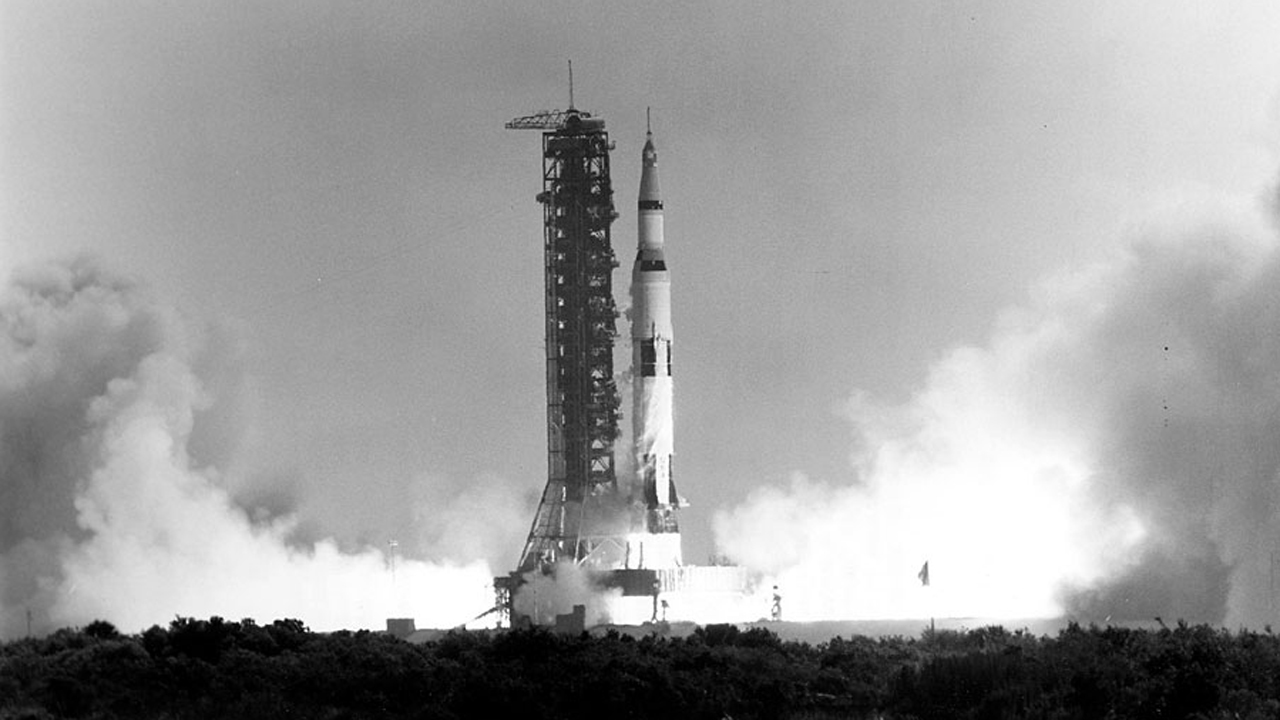
#> input picture images/input/apollo_11_launch.jpg, 1280 x 720 px, found by its file name
$ python 04_closing.py
#> lines starting #> are read from the running program, lines starting #| are printed output that depends on the picture; after the words box and inside, x2 and y2 are one past the last pixel; in counts of white or black regions, pixels touching at a corner belong together
import cv2
import numpy as np

image = cv2.imread(r".\images\input\apollo_11_launch.jpg", 0)
#> image is the input picture: shape (720, 1280); min 0, max 255, mean 156.2
bin = cv2.threshold(image, 0, 255, cv2.THRESH_BINARY + cv2.THRESH_OTSU)[1]
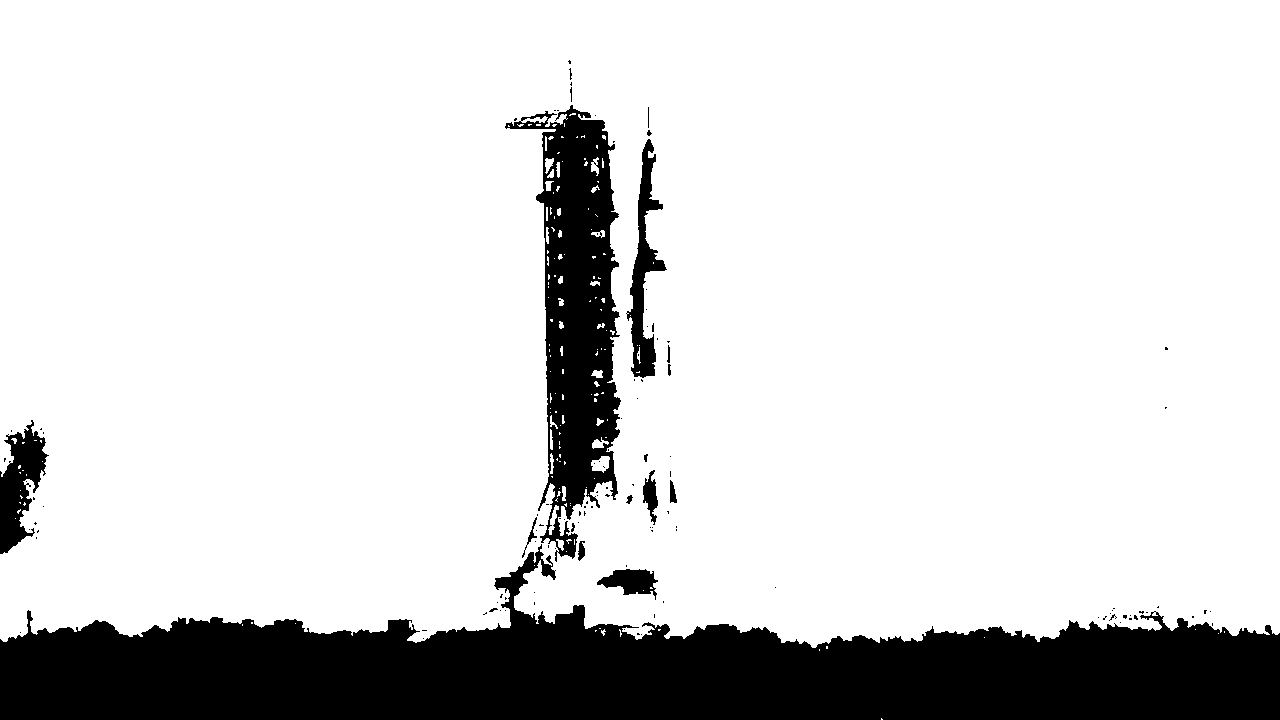
#> bin: shape (720, 1280); 83.6% white; 119 black regions (104 under 20 px), largest, box (x1, y1, x2, y2) and area: (0, 544, 1280, 720) 117238, (505, 105, 621, 562) 24905, (0, 420, 49, 554) 3423

kernel = np.ones((3, 3), np.uint8)

opened = cv2.morphologyEx(bin, cv2.MORPH_CLOSE, kernel)
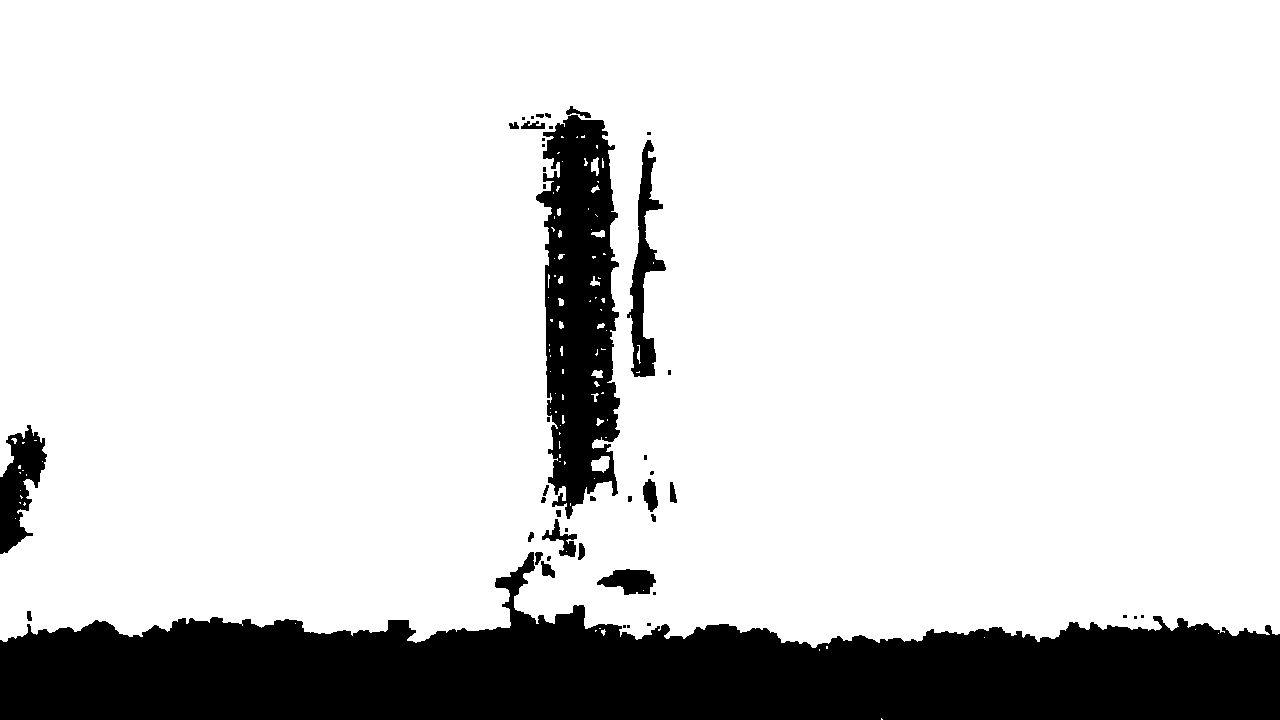
#> opened: shape (720, 1280); 83.8% white; 45 black regions (21 under 20 px), largest, box (x1, y1, x2, y2) and area: (0, 552, 1280, 720) 116547, (536, 115, 620, 519) 22917, (0, 425, 47, 554) 3308

cv2.imshow("Original Image", image)
cv2.imshow("After Erosion", opened)

cv2.waitKey(0)
cv2.destroyAllWindows()

$ run again, with images/input/cat-dog.jpg copied over images/input/apollo_11_launch.jpg
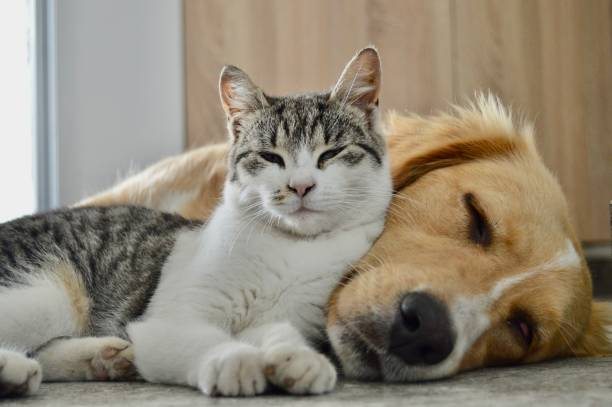
#> input picture images/input/cat-dog.jpg, 612 x 407 px, found by its file name
#> `bin = cv2.threshold(image, 0, 255, cv2.THRESH_BINARY + cv2.THRESH_OTSU..`:
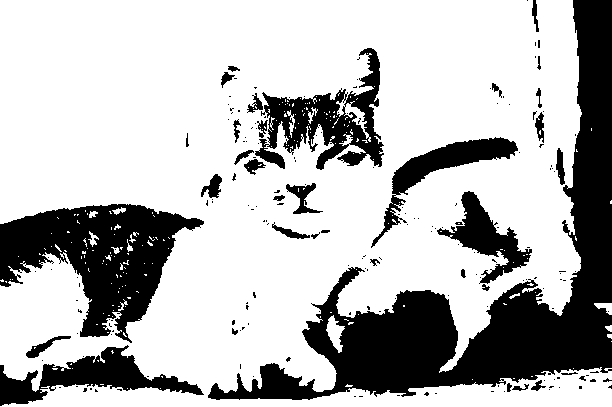
#> bin: shape (407, 612); 72.2% white; 193 black regions (157 under 20 px), largest, box (x1, y1, x2, y2) and area: (208, 0, 612, 400) 35357, (0, 204, 204, 343) 13767, (255, 48, 384, 170) 6012
#> `opened = cv2.morphologyEx(bin, cv2.MORPH_CLOSE, kernel)`:
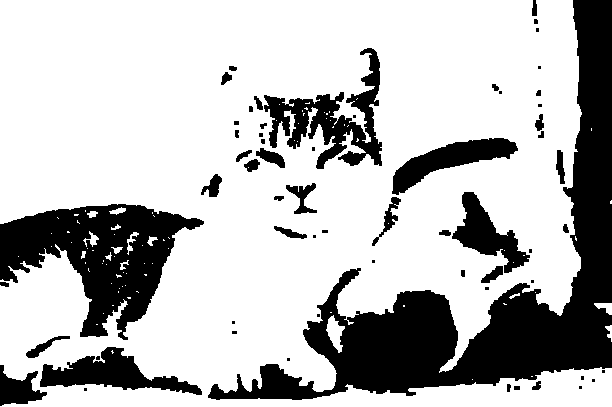
#> opened: shape (407, 612); 73.4% white; 62 black regions (25 under 20 px), largest, box (x1, y1, x2, y2) and area: (208, 0, 612, 400) 34889, (0, 204, 204, 340) 13330, (264, 48, 382, 169) 5020

$ run again, with images/input/cat_dog.jpg copied over images/input/apollo_11_launch.jpg
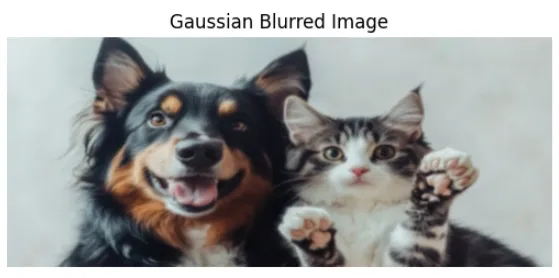
#> input picture images/input/cat_dog.jpg, 559 x 278 px, found by its file name
#> `bin = cv2.threshold(image, 0, 255, cv2.THRESH_BINARY + cv2.THRESH_OTSU..`:
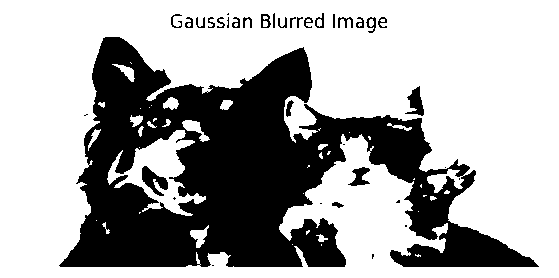
#> bin: shape (278, 559); 66.2% white; 37 black regions (12 under 20 px), largest, box (x1, y1, x2, y2) and area: (59, 37, 539, 267) 50569, (142, 166, 168, 196) 379, (405, 86, 424, 116) 295
#> `opened = cv2.morphologyEx(bin, cv2.MORPH_CLOSE, kernel)`:
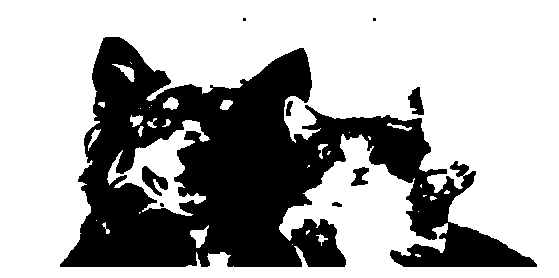
#> opened: shape (278, 559); 67% white; 9 black regions (3 under 20 px), largest, box (x1, y1, x2, y2) and area: (60, 37, 537, 267) 50322, (142, 166, 168, 196) 374, (408, 87, 424, 115) 279, (351, 167, 369, 186) 205, (286, 101, 293, 116) 69, (332, 202, 342, 207) 37
